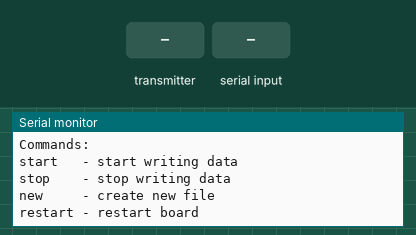
Simulated run of this sketch. Board: ESP8266 (NodeMCU). Parts: the last lines printed to the serial monitor. The inputs (shaded band) are chosen by the test bench.

Above: at 1.2 s.
1.3 s: the transmitter starts sending id = 0
At 1.63 s:
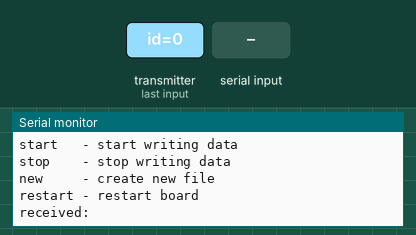
3.3 s: "1" received over Serial
5.8 s: the transmitter starts sending msg = 0
At 6.13 s:
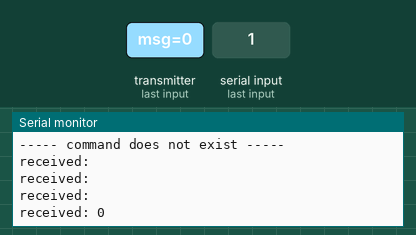
7.3 s: the transmitter starts sending msg = 1
At 7.63 s:
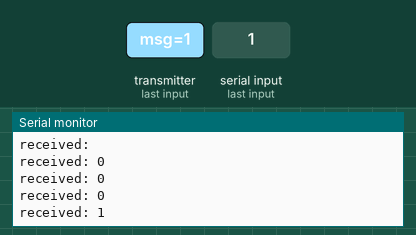

The sketch:

core-control.ino
```cpp
/*****************
*    Receiver    *
*****************/

#include <ESP8266WiFi.h>
#include <espnow.h>

#define DEBUG_MODE         false
#define BOARDID_01         1
#define ESPNOW_BUFFER_SIZE 48

// -----command lookup table-----
#define CMD_START    0x01
#define CMD_STOP     0x02
#define CMD_NEW_FILE 0x03
#define CMD_RESTART  0X04

uint8_t address_base[] = {0x7C, 0x9E, 0xBD, 0xED, 0x52, 0x70};

typedef struct set_up {
    uint8_t id;
    uint8_t command;
} set_up;

typedef struct debug_data{
    uint8_t id;
    char msg[ESPNOW_BUFFER_SIZE];
} debug_data;

String msg;

void OnDataSent(uint8_t*, uint8_t);
void OnDataRecv(uint8_t*, uint8_t*, uint8_t);

void setup() {
    Serial.begin(74880);

    // -----header-----
    Serial.println("|----------------------------|");
    Serial.println("|                            |");
    Serial.println("|        core-control        |");
    Serial.println("|                            |");
    Serial.println("|----------------------------|");

    // Set device as a Wi-Fi Station
    WiFi.mode(WIFI_STA);
    WiFi.disconnect();

    // Init ESP-NOW
    if (esp_now_init() != 0) {
        Serial.println("Error initializing ESP-NOW");
        ESP.restart();
        delay(1);
    }

    Serial.println("\nCommands:");
    Serial.println("start   - start writing data");
    Serial.println("stop    - stop writing data");
    Serial.println("new     - create new file");
    Serial.println("restart - restart board");
    Serial.println();

    esp_now_set_self_role(ESP_NOW_ROLE_COMBO);

    esp_now_register_send_cb(OnDataSent);

    esp_now_add_peer(address_base, ESP_NOW_ROLE_COMBO, 1, NULL, 0);

    esp_now_register_recv_cb(OnDataRecv);
}

void loop(){
    while(Serial.available()) msg += Serial.readString();

    if (msg == "start\n"){
        //clean all variables
        msg = "";

        set_up config = {BOARDID_01, CMD_START};
        esp_now_send(address_base, (uint8_t *) &config, sizeof(set_up));

        Serial.println("\n\n----- start command sent -----");
    }
    else if (msg == "stop\n"){
        //clean all variables
        msg = "";

        set_up config = {BOARDID_01, CMD_STOP};
        esp_now_send(address_base, (uint8_t *) &config, sizeof(set_up));

        Serial.println("\n\n----- stop command sent -----");
    }
    else if (msg == "new\n"){
        //clean all variables
        msg = "";

        set_up config = {BOARDID_01, CMD_NEW_FILE};
        esp_now_send(address_base, (uint8_t *) &config, sizeof(set_up));

        Serial.println("\n\n----- new file command sent -----");
    }
    else if (msg == "restart\n"){
        //clean all variables
        msg = "";

        set_up config = {BOARDID_01, CMD_RESTART};
        esp_now_send(address_base, (uint8_t *) &config, sizeof(set_up));

        Serial.println("\n\n----- restart command sent -----");
    }
    else if (msg != "") {
        msg = "";
        Serial.println("\n\n----- command does not exist -----");
    }
}

void OnDataSent(uint8_t *mac_addr, uint8_t sendStatus) {
#if DEBUG_MODE
    Serial.print("\r\nLast Packet Send Status: ");
    if (sendStatus == 0)
        Serial.println("Delivery success");
    else
        Serial.println("Delivery fail");
#endif
}

void OnDataRecv(uint8_t * mac_addr, uint8_t *incomingData, uint8_t len) {
    #if DEBUG_MODE
        Serial.print("packet received size: ");
        Serial.println(len);
    #endif

    debug_data received;
    memcpy(&received, incomingData, sizeof(received));

    Serial.print("received: ");
    Serial.print(received.msg);
    Serial.print("\n\n");
}
```

Measured:
- after the input at 1.3 s, the serial monitor: prints a new line at once (image 1)
- after the input at 5.8 s, the serial monitor: prints a new line at once (image 2)
- after the input at 7.3 s, the serial monitor: prints a new line at once (image 3)
